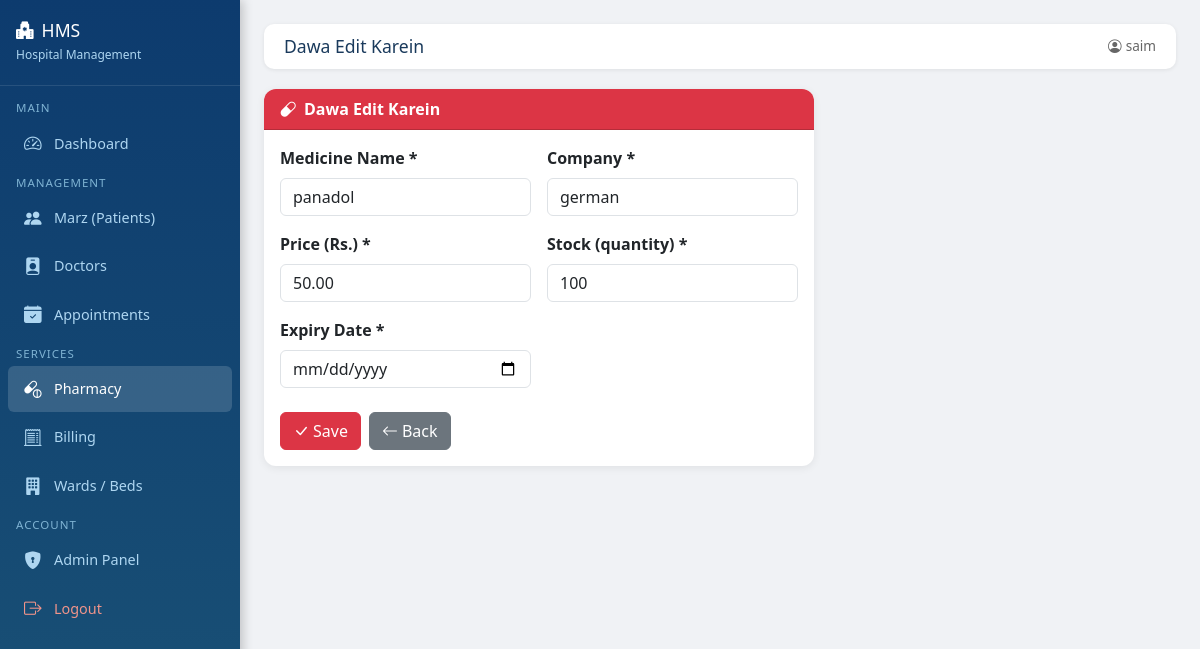
The page /pharmacy/edit/1/ (signed in) on the database its author committed.
### pharmacy/models.py (models this page shows, shortened)
class Medicine(models.Model):
    name    = models.CharField(max_length=100)
    company = models.CharField(max_length=100)
    price   = models.DecimalField(max_digits=8, decimal_places=2)
    stock   = models.IntegerField(default=0)
    expiry  = models.DateField()
    added   = models.DateTimeField(auto_now_add=True)
    class Meta:
        ordering = ['name']

### pharmacy/views.py (the view, shortened to what this page needs)
# urls.py: path('edit/<int:pk>/', views.edit_medicine, name='edit_medicine'),
@login_required
def edit_medicine(request, pk):
    medicine = get_object_or_404(Medicine, pk=pk)
    return render(request, 'pharmacy/form.html', {'medicine': medicine, 'title': 'Dawa Edit Karein'})

### templates/pharmacy/form.html (shortened to what this page needs)
{% extends 'base.html' %}
{% block page_title %}{{ title }}{% endblock %}
{% block content %}
<div class="card" style="max-width:550px;">
    <div class="card-header bg-danger text-white">
        <i class="bi bi-capsule me-2"></i>{{ title }}
    </div>
    <div class="card-body">
        <form method="post">
            <div class="row g-3">
                <div class="col-md-6">
                    <label class="form-label fw-semibold">Medicine Name *</label>
                    <input type="text" name="name" class="form-control"
                           value="{{ medicine.name|default:'' }}" required>
                </div>
                <div class="col-md-6">
                    <label class="form-label fw-semibold">Company *</label>
                    <input type="text" name="company" class="form-control"
                           value="{{ medicine.company|default:'' }}" required>
                </div>
                <div class="col-md-6">
                    <label class="form-label fw-semibold">Price (Rs.) *</label>
                    <input type="number" name="price" class="form-control"
                           value="{{ medicine.price|default:'' }}" required min="0" step="0.01">
                </div>
                <div class="col-md-6">
                    <label class="form-label fw-semibold">Stock (quantity) *</label>
                    <input type="number" name="stock" class="form-control"
                           value="{{ medicine.stock|default:'' }}" required min="0">
                </div>
                <div class="col-md-6">
                    <label class="form-label fw-semibold">Expiry Date *</label>
                    <input type="date" name="expiry" class="form-control"
                           value="{{ medicine.expiry|default:'' }}" required>
                </div>
            </div>
            <div class="mt-4 d-flex gap-2">
                <button type="submit" class="btn btn-danger"><i class="bi bi-check-lg me-1"></i>Save</button>
                <a href="{% url 'medicine_list' %}" class="btn btn-secondary"><i class="bi bi-arrow-left me-1"></i>Back</a>
            </div>
        </form>
    </div>
</div>
{% endblock %}

### templates/base.html (shortened to what this page needs)
<!DOCTYPE html>
<html lang="ur" dir="ltr">
<head>
    <link href="https://cdn.jsdelivr.net/npm/bootstrap@5.3.0/dist/css/bootstrap.min.css" rel="stylesheet">
    <link href="https://cdn.jsdelivr.net/npm/bootstrap-icons@1.11.0/font/bootstrap-icons.css" rel="stylesheet">
</head>
<body>
<div class="sidebar">
    <div class="brand">
        <h5><i class="bi bi-hospital-fill me-2"></i>HMS</h5>
        <small>Hospital Management</small>
    </div>
    <nav class="mt-2">
        <span class="nav-section">Main</span>
        <a href="/" class="{% if request.path == '/' %}active{% endif %}">
            <i class="bi bi-speedometer2"></i> Dashboard
        </a>
        <span class="nav-section">Management</span>
        <a href="/patients/" class="{% if '/patients/' in request.path %}active{% endif %}">
            <i class="bi bi-people-fill"></i> Marz (Patients)
        </a>
        <a href="/doctors/" class="{% if '/doctors/' in request.path %}active{% endif %}">
            <i class="bi bi-person-badge-fill"></i> Doctors
        </a>
        <a href="/appointments/" class="{% if '/appointments/' in request.path %}active{% endif %}">
            <i class="bi bi-calendar-check-fill"></i> Appointments
        </a>
        <span class="nav-section">Services</span>
        <a href="/pharmacy/" class="{% if '/pharmacy/' in request.path %}active{% endif %}">
            <i class="bi bi-capsule-pill"></i> Pharmacy
        </a>
        <a href="/billing/" class="{% if '/billing/' in request.path %}active{% endif %}">
            <i class="bi bi-receipt-cutoff"></i> Billing
        </a>
        <a href="/wards/" class="{% if '/wards/' in request.path %}active{% endif %}">
            <i class="bi bi-building-fill"></i> Wards / Beds
        </a>
        <span class="nav-section">Account</span>
        <a href="/admin/" target="_blank">
            <i class="bi bi-shield-lock-fill"></i> Admin Panel
        </a>
        <a href="/logout/" style="color: #f1948a;">
            <i class="bi bi-box-arrow-right"></i> Logout
        </a>
    </nav>
</div>
<div class="main-content">
    <div class="topbar">
        <h4>{% block page_title %}Dashboard{% endblock %}</h4>
        <span style="color:#666; font-size:0.85rem;">
            <i class="bi bi-person-circle me-1"></i>{{ request.user.username }}
        </span>
    </div>
    {% block content %}{% endblock %}
</div>
</body>
</html>

### templates/base.html (style rules this page uses)
body { background: #f0f2f5; font-family: 'Segoe UI', sans-serif; }
.sidebar { width: 240px; min-height: 100vh; background: linear-gradient(180deg, #0d3b6e 0%, #1a5276 100%); color: white; position: fixed; top: 0; left: 0; z-index: 100; box-shadow: 3px 0 10px rgba(0,0,0,0.2); }
.sidebar .brand { padding: 20px 16px; border-bottom: 1px solid rgba(255,255,255,0.1); }
.sidebar .brand h5 { color: #fff; font-size: 1.1rem; margin: 0; }
.sidebar .brand small { color: #aed6f1; font-size: 0.75rem; }
.sidebar nav a { display: flex; align-items: center; gap: 10px; padding: 10px 16px; color: #aed6f1; text-decoration: none; font-size: 0.9rem; border-radius: 6px; margin: 2px 8px; transition: all 0.2s; }
.sidebar nav a:hover, .sidebar nav a.active { background: rgba(255,255,255,0.15); color: #fff; }
.sidebar nav a i { font-size: 1.1rem; width: 20px; }
.sidebar .nav-section { padding: 8px 16px 4px; color: #7fb3d3; font-size: 0.72rem; text-transform: uppercase; letter-spacing: 1px; }
.main-content { margin-left: 240px; padding: 24px; min-height: 100vh; }
.topbar { background: white; padding: 12px 20px; border-radius: 10px; margin-bottom: 20px; box-shadow: 0 1px 4px rgba(0,0,0,0.08); display: flex; justify-content: space-between; align-items: center; }
.topbar h4 { margin: 0; font-size: 1.1rem; color: #1a3a5c; }
.card { border: none; border-radius: 12px; box-shadow: 0 2px 8px rgba(0,0,0,0.07); }
.card-header { border-radius: 12px 12px 0 0 !important; font-weight: 600; }

### rows shown on the page
Medicine: name "panadol", company "german", price "50.00", stock "100"

### other values the page prints
{{ title }} "Dawa Edit Karein"
{{ request.user.username }} "saim"
